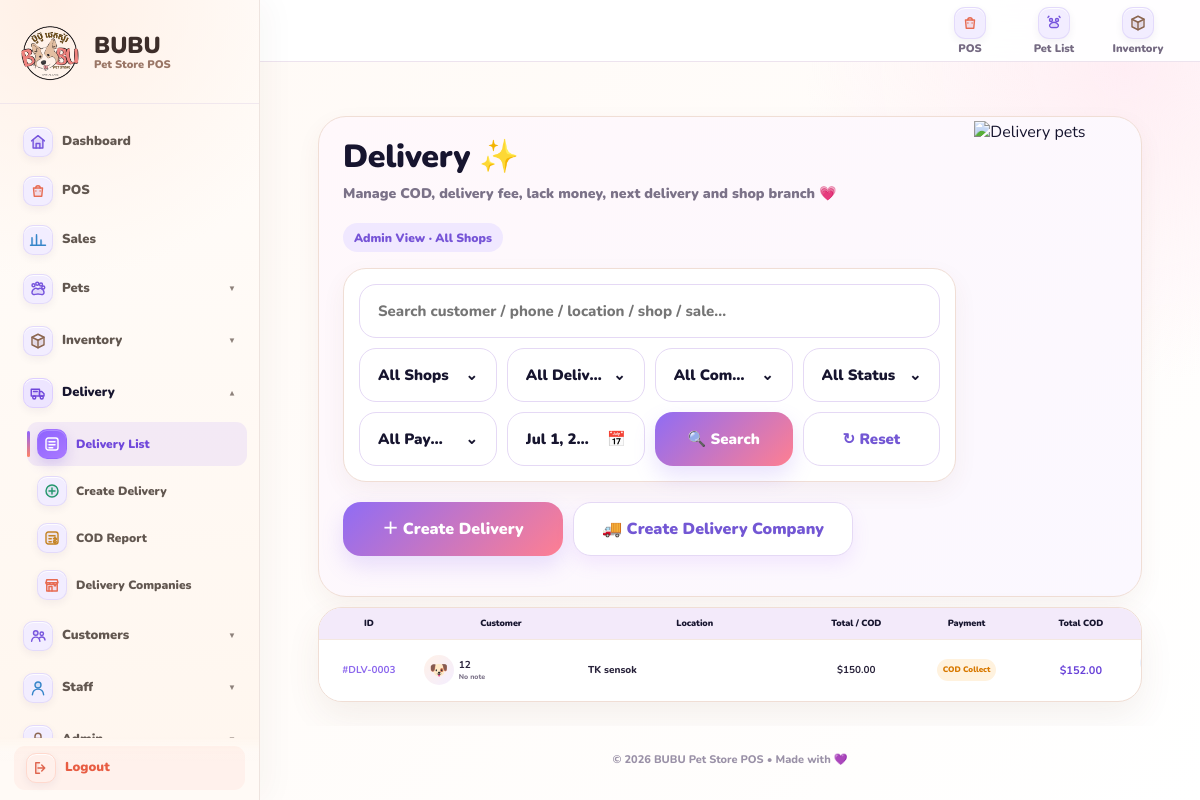
Page /delivery/ (signed in) on the committed database.
### delivery/models.py (models this page shows, shortened)
class Delivery(models.Model):
    DELIVERY_AREA_CHOICES = [
        ("pp", "Phnom Penh"),
        ("province", "Province"),
    ]
    PAYMENT_TYPE_CHOICES = [
        ("paid", "Already Paid"),
        ("cod_collect", "COD Collect"),
        ("cod_shop", "COD Pay To Shop (Legacy)"),
    ]
    STATUS_CHOICES = [
        ("pending", "Pending / Next Delivery"),
        ("out", "Out For Delivery"),
        ("done", "Delivered"),
        ("failed", "Delivery Failed"),
        ("returned", "Returned + Stock Restored"),
        ("cancelled", "Cancelled"),
    ]
    COD_STATUS_CHOICES = [
        ("not_applicable", "Not Applicable"),
        ("waiting", "Waiting Money"),
        ("received", "Money Received"),
        ("short", "Short Money"),
        ("settled", "Settled"),
        ("returned", "Returned"),
    ]
    CHAT_SOURCE_CHOICES = [
        ("facebook", "Facebook"),
        ("telegram", "Telegram"),
        ("instagram", "Instagram"),
        ("tiktok", "TikTok"),
        ("call", "Call"),
        ("other", "Other"),
    ]
    branch = models.ForeignKey(
        "inventory.Branch",
        on_delete=models.PROTECT,
        null=True,
        blank=True,
        related_name="deliveries",
    )
    sale = models.OneToOneField(
        "pos.Sale",
        on_delete=models.SET_NULL,
        null=True,
        blank=True,
        related_name="delivery",
    )
    delivery_area = models.CharField(
        max_length=20,
        choices=DELIVERY_AREA_CHOICES,
        default="pp",
    )
    delivery_company = models.ForeignKey(
        DeliveryCompany,
        on_delete=models.SET_NULL,
        null=True,
        blank=True,
        related_name="deliveries",
    )
    shipper = models.ForeignKey(
        settings.AUTH_USER_MODEL,
        on_delete=models.SET_NULL,
        null=True,
        blank=True,
        related_name="bubu_delivery_orders",
    )
    customer_name = models.CharField(max_length=150)
    phone = models.CharField(max_length=50, blank=True)
    location = models.TextField()
    chat_source = models.CharField(
        max_length=30,
        choices=CHAT_SOURCE_CHOICES,
        blank=True,
    )
    social_name = models.CharField(max_length=150, blank=True)
    total_price = models.DecimalField(
        max_digits=10,
        decimal_places=2,
        default=ZERO,
    )
    payment_type = models.CharField(
        max_length=20,
        choices=PAYMENT_TYPE_CHOICES,
        default="paid",
    )
    expected_collect = models.DecimalField(
        max_digits=10,
        decimal_places=2,
        default=ZERO,
    )
    actual_received = models.DecimalField(
        max_digits=10,
        decimal_places=2,
        default=ZERO,
    )
    lack_amount = models.DecimalField(
        max_digits=10,
        decimal_places=2,
        default=ZERO,
    )
    delivery_fee = models.DecimalField(
        max_digits=10,
        decimal_places=2,
        default=ZERO,
    )
    delivery_fee_paid = models.BooleanField(default=False)
    exchange_rate_note = models.CharField(max_length=150, blank=True)
    delivery_note = models.TextField(blank=True)
    delivery_date = models.DateField(default=timezone.localdate)
    status = models.CharField(
        max_length=20,
        choices=STATUS_CHOICES,
        default="pending",
    )
    cod_status = models.CharField(
        max_length=30,
        choices=COD_STATUS_CHOICES,
        default="not_applicable",
    )
    cod_note = models.TextField(blank=True)
    cod_received_at = models.DateTimeField(null=True, blank=True)
    cod_received_by = models.ForeignKey(
        settings.AUTH_USER_MODEL,
        on_delete=models.SET_NULL,
        null=True,
        blank=True,
        related_name="delivery_cod_received_records",
    )
    cod_settled_at = models.DateTimeField(null=True, blank=True)
    cod_settled_by = models.ForeignKey(
        settings.AUTH_USER_MODEL,
        on_delete=models.SET_NULL,
        null=True,
        blank=True,
        related_name="delivery_cod_settled_records",
    )
    delivered_at = models.DateTimeField(null=True, blank=True)
    delivered_by = models.ForeignKey(
        settings.AUTH_USER_MODEL,
        on_delete=models.SET_NULL,
        null=True,
        blank=True,
        related_name="delivery_completed_records",
    )
    failure_reason = models.TextField(blank=True)
    return_reason = models.TextField(blank=True)
    return_stock_restored = models.BooleanField(default=False)
    returned_at = models.DateTimeField(null=True, blank=True)
    returned_by = models.ForeignKey(
        settings.AUTH_USER_MODEL,
        on_delete=models.SET_NULL,
        null=True,
        blank=True,
        related_name="delivery_return_records",
    )
    created_at = models.DateTimeField(auto_now_add=True)
    updated_at = models.DateTimeField(auto_now=True)
    class Meta:
        ordering = ["-delivery_date", "-created_at"]
        indexes = [
            models.Index(fields=["delivery_area", "delivery_company"]),
            models.Index(fields=["status", "delivery_date"]),
            models.Index(fields=["payment_type", "cod_status"]),
        ]
    @property
    def cod_total(self):
        if self.payment_type in {"cod_collect", "cod_shop"}:
            return max(self.expected_collect or ZERO, ZERO)
        return ZERO

### delivery/views.py (the view, shortened to what this page needs)
# urls.py: path("", views.delivery_list, name="delivery_list"),
@login_required
def delivery_list(request):
    today = timezone.localdate()
    month_start = today.replace(day=1)
    date_from = request.GET.get("date_from", "").strip() or month_start.isoformat()
    date_to = request.GET.get("date_to", "").strip() or today.isoformat()
    deliveries = _delivery_queryset(request).order_by("-delivery_date", "-created_at")
    q = request.GET.get("q", "").strip()
    status = request.GET.get("status", "").strip()
    payment_type = request.GET.get("payment_type", "").strip()
    delivery_area = request.GET.get("delivery_area", "").strip()
    company_id = request.GET.get("company", "").strip()
    branch_id = request.GET.get("branch", "").strip()
    cod_status = request.GET.get("cod_status", "").strip()
    if status:
        deliveries = deliveries.filter(status=status)
    if payment_type:
        deliveries = deliveries.filter(payment_type=payment_type)
    if delivery_area:
        deliveries = deliveries.filter(delivery_area=delivery_area)
    if company_id:
        deliveries = deliveries.filter(delivery_company_id=company_id)
    if branch_id and request.user.is_superuser:
        deliveries = deliveries.filter(branch_id=branch_id)
    if cod_status:
        deliveries = deliveries.filter(cod_status=cod_status)
    if date_from:
        deliveries = deliveries.filter(delivery_date__gte=date_from)
    if date_to:
        deliveries = deliveries.filter(delivery_date__lte=date_to)
    return render(
        request,
        "delivery/delivery_list.html",
        {
            "deliveries": deliveries,
            "current_branch": get_user_branch(request.user),
            "branches": Branch.objects.filter(is_active=True).order_by("name") if request.user.is_superuser else None,
            "delivery_companies": DeliveryCompany.objects.all().order_by("delivery_type", "name"),
            "date_from": date_from,
            "date_to": date_to,
            "selected_status": status,
            "selected_payment": payment_type,
            "selected_area": delivery_area,
            "selected_company": company_id,
            "selected_branch": branch_id,
            "selected_cod_status": cod_status,
        },
    )

### templates/delivery/delivery_list.html (shortened to what this page needs)
{% extends "base.html" %}
{% load static %}
{% block content %}
<div class="delivery-page">
    <div class="page-head">
        <div style="width:100%;">
            <h1>Delivery ✨</h1>
            <div class="page-subtitle">
                Manage COD, delivery fee, lack money, next delivery and shop branch 💗
            </div>
            <div style="margin:12px 0 0;">
                {% if request.user.is_superuser %}
                    <span class="badge badge-purple">Admin View · All Shops</span>
                {% endif %}
            </div>
            <form method="get" class="tool-row" id="filterForm">
                <input
                    type="text"
                    name="q"
                    value="{{ request.GET.q }}"
                    placeholder="Search customer / phone / location / shop / sale..."
                    class="search-input"
                >
                {% if request.user.is_superuser %}
                    <button
                        type="button"
                        class="touch-select-btn"
                        onclick="openPopup('branchPopup')"
                    >
                        <span id="branchLabel">All Shops</span>
                        <span>⌄</span>
                    </button>
                {% endif %}
                <button
                    type="button"
                    class="touch-select-btn"
                    onclick="openPopup('deliveryAreaPopup')"
                >
                    <span id="deliveryAreaLabel">All Delivery Types</span>
                    <span>⌄</span>
                </button>
                <button
                    type="button"
                    class="touch-select-btn"
                    onclick="openPopup('companyPopup')"
                >
                    <span id="companyLabel">All Companies</span>
                    <span>⌄</span>
                </button>
                <button
                    type="button"
                    class="touch-select-btn"
                    onclick="openPopup('statusPopup')"
                >
                    <span id="statusLabel">All Status</span>
                    <span>⌄</span>
                </button>
                <button type="button" class="touch-select-btn" onclick="openPopup('paymentPopup')">
                    <span id="paymentLabel">All Payment</span>
                    <span>⌄</span>
                </button>
                <button type="button" class="touch-select-btn" onclick="openPopup('datePopup')">
                    <span id="dateLabel">This Month</span>
                    <span>📅</span>
                </button>
                <button type="submit" class="btn btn-search">🔍 Search</button>
                <a href="{% url 'delivery_list' %}" class="btn btn-reset">↻ Reset</a>
            </form>
            <div class="top-action-row">
                <a href="{% url 'delivery_create' %}" class="btn btn-primary create-delivery-btn">
                    ＋ Create Delivery
                </a>
                <a href="{% url 'delivery_company_create' %}" class="btn btn-company">
                    🚚 Create Delivery Company
                </a>
            </div>
        </div>
        <img src="{% static 'img/delivery-hero.png' %}" class="pet-hero-img" alt="Delivery pets">
    </div>
    <div class="table-card">
        <div class="table-scroll">
            <table>
                <thead>
                    <tr>
                        <th class="col-id">ID</th>
                        <th class="col-customer">Customer</th>
                        <th class="col-location">Location</th>
                        <th class="col-item-total">Total / COD</th>
                        <th class="col-payment">Payment</th>
                        <th class="col-cod-total">Total COD</th>
                        <th class="col-delivery">Delivery</th>
                    </tr>
                </thead>
                <tbody>
                    {% for delivery in deliveries %}
                        <tr>
                            <td>
                                <strong class="delivery-id-text">
                                    #DLV-{{ delivery.id|stringformat:"04d" }}
                                </strong>
                            </td>
                            <td>
                                <div class="customer-box">
                                    <div class="customer-icon">🐶</div>
                                    <div class="customer-text">
                                        <strong>
                                            {{ delivery.customer_name|default:"-" }}
                                        </strong>
                                        <small>
                                            {{ delivery.delivery_note|default:"No note"|truncatechars:30 }}
                                        </small>
                                    </div>
                                </div>
                            </td>
                            <td class="location-cell">
                                {{ delivery.location|default:"Need add address" }}
                            </td>
                            <td class="money-cell">
                                <strong>${{ delivery.total_price|floatformat:2 }}</strong>
                            </td>
                            <td>
                                {% if delivery.payment_type == "paid" %}
                                    <span class="badge badge-green">Already Paid</span>
                                {% elif delivery.payment_type == "cod_collect" %}
                                    <span class="badge badge-orange">COD Collect</span>
                                {% elif delivery.payment_type == "cod_shop" %}
                                    <span class="badge badge-purple">COD Pay To Shop</span>
                                {% else %}
                                    <span class="badge badge-blue">
                                        {{ delivery.get_payment_type_display }}
                                    </span>
                                {% endif %}
                            </td>
                            <td class="money-cell cod-money-cell">
                                {% if delivery.payment_type == "paid" %}
                                    <strong class="paid-cod">$0.00</strong>
                                {% else %}
                                    <strong>${{ delivery.cod_total|floatformat:2 }}</strong>
                                {% endif %}
                            </td>
                            <td>
                            </td>
                        </tr>
                    {% endfor %}
                </tbody>
            </table>
        </div>
    </div>
</div>
{% endblock %}

### rows in the picture
Delivery: id "0003", customer_name "12", delivery_note "No note", location "TK sensok", total_price "150.00", shows "COD Collect", cod_total "152.00"
